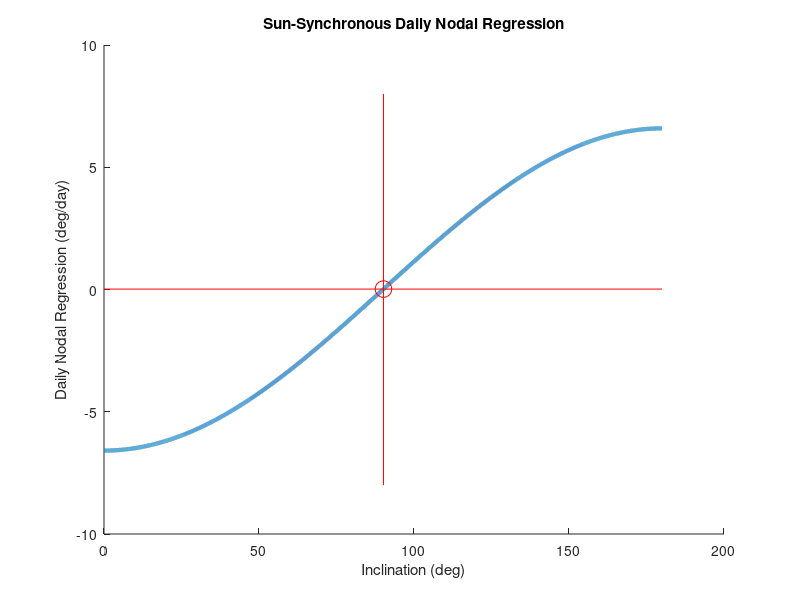

Reproduce this figure in MATLAB.
%% Ed Meletyan
%  ASEN 5050
%  Homework #8

%% Problem 1
clc; clear; close all;

h    = 800;                  % Orbital altitude
Re   = 6378.1363;            % Earth radius
spd  = 86400;                % sec per day
r    = h + Re;               % Orbit radius
inc  = 0:0.01:180;            % Inclination angle range
omgT = 2 * pi / 365.2421897; % Sun-sync reqt
J2   = 0.0010826267;         % J2 perturbation
muE  = 398600.4418;
p    = r;
n    = sqrt(muE / r^3); 

% Analysis
num  = -3 * n * Re^2 * J2;
den  = 2 * p^2;
ci   = cosd(inc);
omgd = rad2deg(num / den * ci) * 86400;
ind  = abs(omgd - omgT) < 0.001;
incT = inc(ind);

figure(1)
hold on
plot(inc, omgd, 'linewidth', 3);
line([0 180], [omgT omgT], 'color', 'r');
line([incT incT], [-8 8], 'color', 'r');
plot(incT, omgT, 'ro', 'markersize', 12);
title('Sun-Synchronous Daily Nodal Regression');
xlabel('Inclination (deg)');
ylabel('Daily Nodal Regression (deg/day)');

%% Problem 3
clc; clear; close all;

% At t0
hp   = 400;   % km
ha   = 1000;  % km
inc  = 51.5;  % deg
raan = 0;     % deg
wp   = 60;    % deg
nu   = 0;     % deg

% Perturbing acceleration
dist = 1e-6;  % m/s^2 in orbit normal (rs'W')

% Analysis
% a) Inclination, RAAN, 
% b) 





